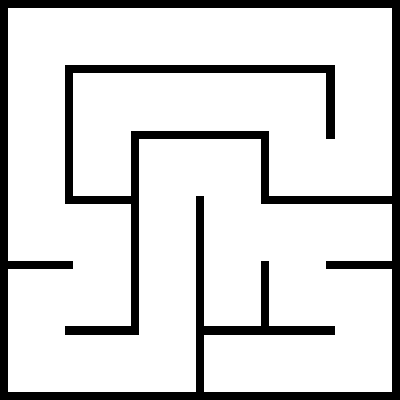
%> input picture maze3.png, 400 x 400 px
$ octave test_isInCFree.m   (GNU Octave 9; MATLAB toolbox functions it lacks are replaced by stand-ins)
%> lines starting %> are read from the running program, lines starting %| are printed output that depends on the picture; in (x1, y1, x2, y2) boxes, pixels count from 0 and x2, y2 are one past the last pixel; in counts of white or black regions, pixels touching at a corner belong together; the program's own positions count from 1
### LoadObstacles.m
function ObstacleMap = LoadObstacles(s)
%> called with s = 'maze3.png'

ObstacleMap = imread(s);
%> ObstacleMap is the input picture: size 400x400x3 uint8; 83.8% white; 1 black region, box (x1, y1, x2, y2) and area: (0, 0, 400, 400) 25895

[nx, ny] = size(ObstacleMap);
%> nx = 400; ny = 1200

imshow(ObstacleMap, 'XData', (1:nx)/nx, 'YData', (1:ny)/ny)

ObstacleMap = im2double(ObstacleMap);
end

### PlotEdge.m
function PlotEdge(varargin)

vertices = varargin{1};
edge = varargin{2};
if (nargin == 4)
    s = varargin{3};
    t = varargin{4};
else
    s = 'LineWidth';
    t = 2;
end

    a = edge(1);
    b = edge(2);

    u = vertices(:, a);
    v = vertices(:, b);

    line([u(1) v(1)], [u(2) v(2)], s, t)
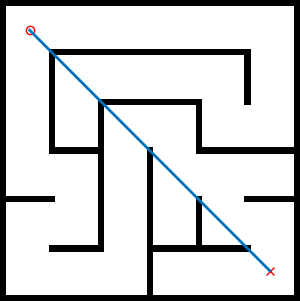
%> figure redrawn from the program's plot data; shown 300 times larger

### isInCFree.m
function isIt = isInCFree(M, a)
%> called with a = [0.1 0.9; 0.1 0.9; 0 0]

[ny, nx, nz] = size(M);
%> ny = 400; nz = 3

% Only take x and y coordinates, discard z.
xi = ceil(nx*a(1, :));
%> xi = [40 360]
yi = ceil(ny*a(2, :));
%> yi = [40 360]

xi = checkBounds(xi, nx);
yi = checkBounds(yi, ny);

c = improfile(M, xi, yi);

p1 = sum(c,3);
%> p1 = 321 values, max 3 at index 1, min 0 at index 27, mean 2.62

p = max(p1) - p1;
%> p = 321 values, max 3 at index 27, min 0 at index 1, mean 0.383

t = sum(p);
%> t = 123

if (t == 0)
    isIt = true;
else
    isIt = false;
end

end

function y = checkBounds(x, n)


x1 = (x>0).*x + 1.*(x<=0);
y =  (x1<=n).*x1 + n.*(x1>n);

end

### PlotPoint.m
function h = PlotPoint(p, s)

h = plot(p(1), p(2), s);

%plot3(p(1), p(2), p(3), s)

### test_isInCFree.m

 ObstacleMap = LoadObstacles('maze3.png');

 p1 = [0.1; 0.1; 0];

 p2 = [0.9; 0.9; 0];
 hold on

 PlotPoint(p1, 'or')
 PlotPoint(p2, 'xr')

 PlotEdge([p1 p2], [1 2])

 isInCFree(ObstacleMap, [p1 p2])
%> ans = false

$ run again, with maze.jpg saved as maze3.png
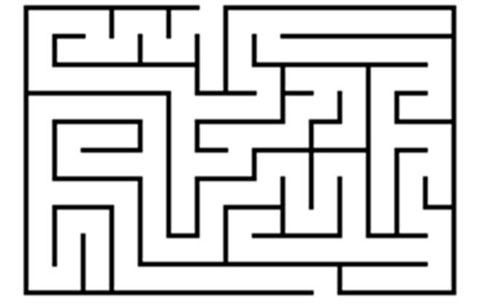
%> input picture maze.jpg, 480 x 304 px
%> in LoadObstacles, ObstacleMap is the input picture: size 304x480 uint8; min 0, max 255, mean 213.4
%> ObstacleMap: size 304x480 double
%> in PlotEdge, `line([u(1) v(1)], [u(2) v(2)], s, t)`:
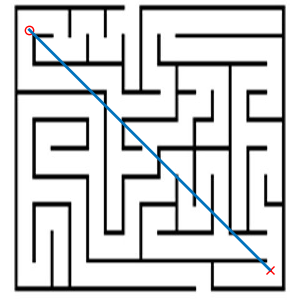
%> figure redrawn from the program's plot data; shown 300 times larger
%> c = 385 values, max 1 at index 1, min 0 at index 9, mean 0.823
%> p1 has the same summary as c
%> p = 385 values, max 1 at index 9, min 0 at index 1, mean 0.177
%> t = 68.07
%> ans = false

$ run again, with shape2.jpg saved as maze3.png
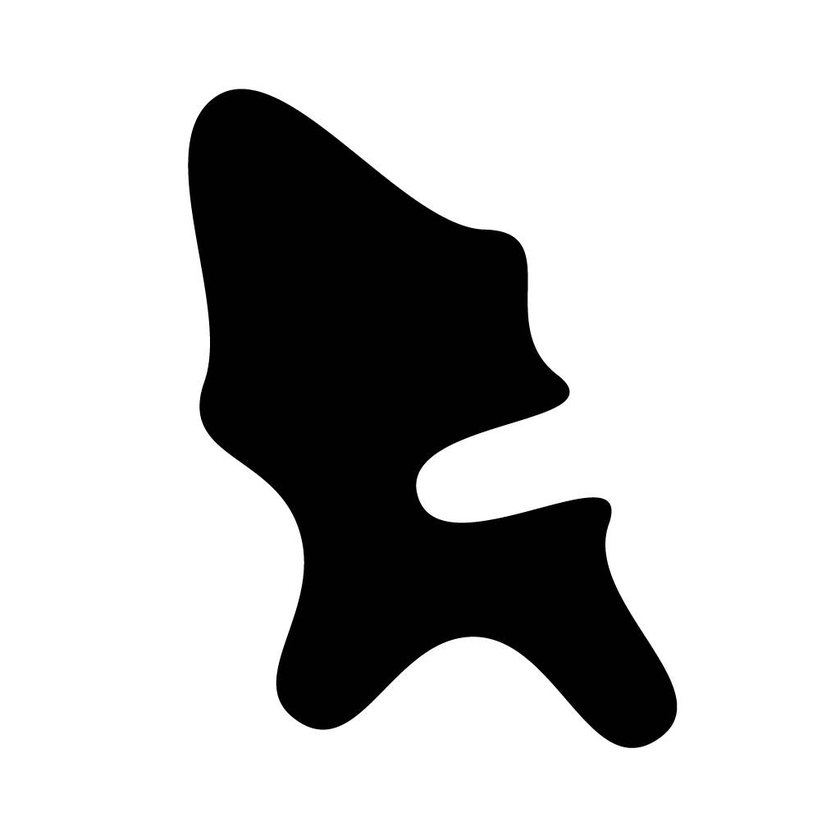
%> input picture shape2.jpg, 840 x 840 px, shrunk from 1024 x 1024 before the run
%> in LoadObstacles, ObstacleMap is the input picture: size 840x840x3 uint8; min 0, max 255, mean 195
%> ObstacleMap: size 840x840x3 double
%> in PlotEdge, `line([u(1) v(1)], [u(2) v(2)], s, t)`:
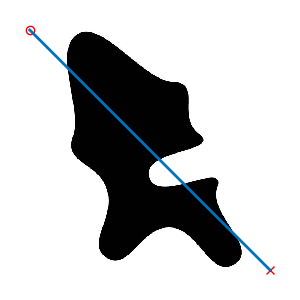
%> figure redrawn from the program's plot data; shown 300 times larger
%> p1 = 673 values, max 3 at index 1, min 0 at index 108, mean 1.21
%> p = 673 values, max 3 at index 108, min 0 at index 1, mean 1.79
%> t = 1204.4
%> ans = false
